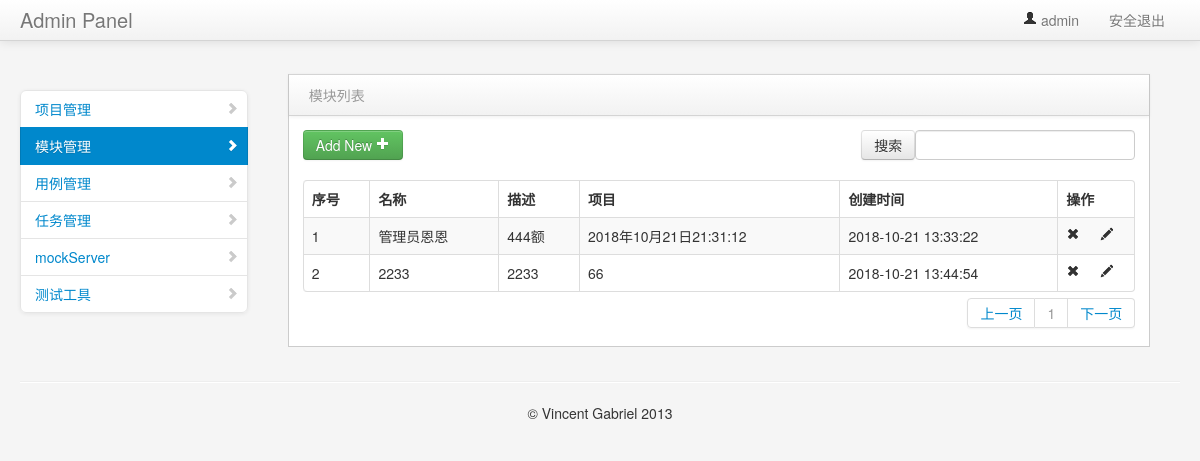
The app's page /manage/module_manage/ (signed in), older data.
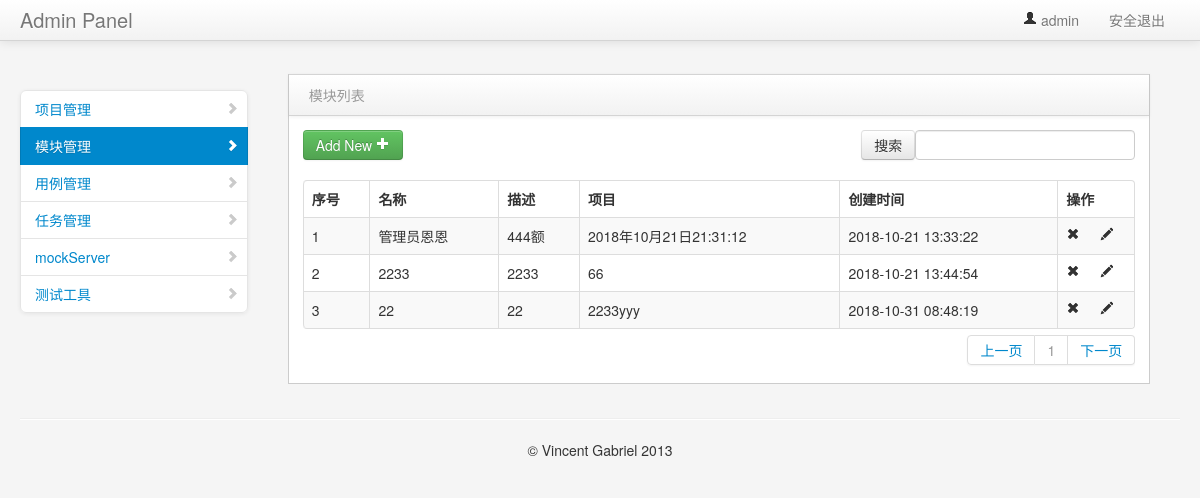
The same page, newer data.
### project_app/models.py (models this page shows, shortened)
class Model(models.Model):
    project = models.ForeignKey(Project,on_delete=models.CASCADE,verbose_name="所属项目")
    name = models.CharField("名称",max_length=100,blank=False,default="")
    describe = models.TextField("描述", default="")
    create_time = models.DateTimeField("创建时间", auto_now=True)

class Project(models.Model):
    title = models.CharField(max_length=50)
    describe = models.TextField("描述",default="")
    status = models.BooleanField("状态",default=True)
    create_time = models.DateTimeField("创建时间",auto_now=True)
    def __str__(self):
        return self.title

### project_app/views/module_views.py (the view)
# urls.py: path("module_manage/", module_views.module_manage),
@login_required #判断用户是否登录
def module_manage(request):
    page = request.GET.get('page')
    page = try_int(page, 1)
    count = Model.objects.all().count()
    pageObj = html_hepler.PageInfo(page, count)
    content = request.POST.get('search_project')
    if content is not None:
        project_data = Model.objects.filter(
                name__contains=content)
    else:
        project_data = Model.objects.all()[pageObj.start:pageObj.end]
    page_string = html_hepler.Pager(page, pageObj.all_page_count)
    username = request.session.get('user1', '')  # 读取浏览器 session
    return render(request, "module_manage.html", {"user": username,"project_data":project_data,
                                                   "page": page_string,"type":"list"})

### project_app/html_hepler.py (called while the page is built, shortened)
def Pager(page,all_page_count):
    page_html = []
    if page <= 1:
        prev_html = "<li class='next'><a href='#'>上一页</a></li>"
    else:
        prev_html = "<li class='next'><a href='/manage/project_manage/?page=%d'>上一页</a></li>" % (page - 1)
    page_html.append(prev_html)
    if all_page_count < 11:
        begin = 0
        end = all_page_count
    for i in range(begin,end):
        if page == i+1:
            a_html = "<li class='prev disabled'><a href = '/manage/project_manage/?page=%d'>%d</a></li>"%(i+1,i+1)
        else:
            a_html = "<li class='prev disabled'><a href = '/manage/project_manage/?page=%d'>%d</a></li>" % (i+1, i+1)
        page_html.append(a_html)
    next_html = "<li class='next'><a href = '/manage/project_manage/?page=%d'>下一页</a></li>" % (page + 1)
    page_html.append(next_html)
    page_string = mark_safe("".join(page_html))
    return page_string

    @property
    def start(self):
        return (self.CurrentPage-1) * self.PerItem

    @property
    def end(self):
        return self.CurrentPage * self.PerItem

### project_app/views/module_views.py (called while the page is built)
def try_int(arg,default):
    try:
        arg = int(arg)
    except Exception as e:
        arg = default
    return arg

### templates/module_manage.html (shortened to what this page needs)
{% extends "common/nav.html" %}
{% block context %}
<div class="span3" id="sidebar">
    <ul class="nav nav-list bs-docs-sidenav nav-collapse collapse">
        <li>
            <a href="/manage/project_manage/"><i class="icon-chevron-right"></i>项目管理</a>
        </li>
        <li class="active">
            <a href="/manage/module_manage/"><i class="icon-chevron-right"></i>模块管理</a>
        </li>
        <li>
            <a href="interface.html"><i class="icon-chevron-right"></i>用例管理</a>
        </li>
        <li>
            <a href="interface.html"><i class="icon-chevron-right"></i>任务管理</a>
        </li>
        <li>
            <a href="interface.html"><i class="icon-chevron-right"></i>mockServer</a>
        </li>
        <li>
            <a href="interface.html"><i class="icon-chevron-right"></i>测试工具</a>
        </li>
    </ul>
</div>
<div class="span9" id="content">
    <div class="row-fluid">
{% if type == 'list'%}
     <div class="block">
        <div class="navbar navbar-inner block-header">
            <div class="muted pull-left">模块列表</div>
        </div>
        <div class="block-content collapse in">
            <div class="span12">
               <div class="table-toolbar">
                  <div class="btn-group">
                     <a href="/manage/add_module/"><button class="btn btn-success">Add New <i class="icon-plus icon-white"></i></button></a>
                  </div>
                  <div class="btn-group pull-right">
                     <div class="dataTables_filter" id="example_filter">
                         <form method="post" action="/manage/module_manage/">
                          <input class="btn" type="submit" value="搜索">
                          <label><input type="text" aria-controls="example" id="search_project" name="search_project"></label>
                         </form>
                    </div>
                  </div>
               </div>
                <table cellpadding="0" cellspacing="0" border="0" class="table table-striped table-bordered" id="example2">
                    <thead>
                        <tr>
                            <th>序号</th>
                            <th>名称</th>
                            <th>描述</th>
                            <th>项目</th>
                            <th>创建时间</th>
                            <th>操作</th>
                        </tr>
                    </thead>
                    <tbody>
                    {% for data in project_data %}
                        <tr class="gradeU">
                            <td>{{forloop.counter }}</td>
                            <td>{{data.name}}</td>
                            <td class="center">{{data.describe}}</td>
                            <td>{{data.project}}</td>
                            <td class="center">{{ data.create_time | date:"Y-m-d H:i:s" }}</td>
                            <td class="center" style="width: 60px;">
                                <a onclick="del_id('{{ data.id }}')"><i class="icon-remove"></i></a>
                                <a href="/manage/edit_module/{{ data.id }}/"><i class="icon-pencil"></i></a>
                            </td>
                        </tr>
                    {% endfor %}
                    </tbody>
                </table>
            </div>
            <div id="pageslist" class="dataTables_paginate paging_bootstrap pagination">
                <ul>
                    {{ page }}
                </ul>
            </div>
        </div>
     </div>
    </div>
</div>
 {% endif %}
    {% endblock context %}

Row changes from the older to the newer data that the page shows:
added Model: name "22", describe "22", project "2233yyy", create_time "2018-10-31 08:48:19"
